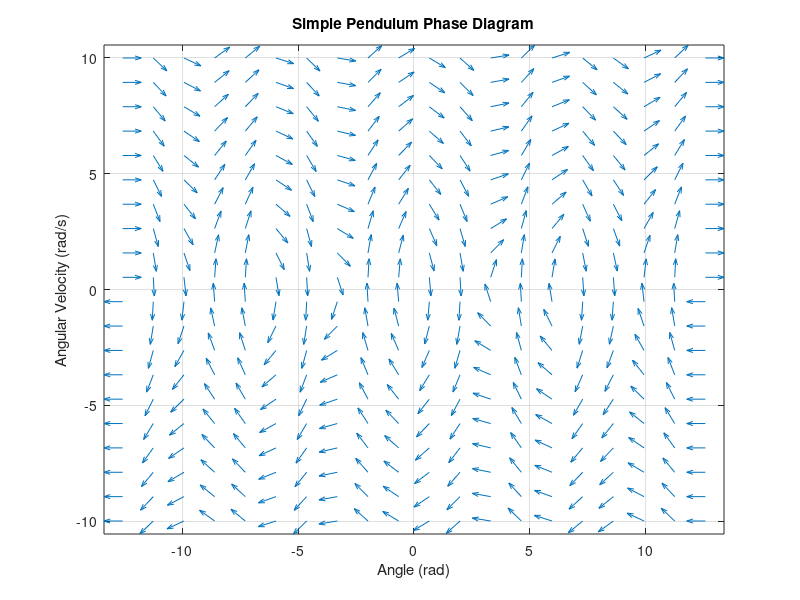

Here is the MATLAB script that generated this plot:
function simple_pendulum_phase_diagram()
    % Parameters
    g = 9.81;   % Gravity (m/s^2)
    L = 1;      % Length of pendulum (m)

    % Define angle and angular velocity ranges
    theta_range = linspace(-4*pi, 4*pi, 20);
    omega_range = linspace(-10, 10, 20);

    % Create meshgrid for phase space
    [Theta, Omega] = meshgrid(theta_range, omega_range);

    % Calculate derivatives
    dThetadt = Omega;
    dOmegadt = -(g / L) * sin(Theta);

    % Normalize derivatives for plotting arrows
    mag = sqrt(dThetadt.^2 + dOmegadt.^2);
    dThetadt_norm = dThetadt ./ mag;
    dOmegadt_norm = dOmegadt ./ mag;

    % Plot phase diagram
    quiver(Theta, Omega, dThetadt_norm, dOmegadt_norm, 0.5);
    xlabel('Angle (rad)');
    ylabel('Angular Velocity (rad/s)');
    title('Simple Pendulum Phase Diagram');
    axis tight;
    grid on;
end

% Call the main function
simple_pendulum_phase_diagram();
